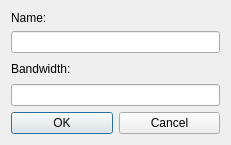
<?xml version="1.0" encoding="UTF-8"?>
<ui version="4.0">
 <class>RouterDialog</class>
 <widget class="QDialog" name="RouterDialog">
  <property name="geometry">
   <rect>
    <x>0</x>
    <y>0</y>
    <width>231</width>
    <height>145</height>
   </rect>
  </property>
  <property name="windowTitle">
   <string>Edit Commutation Element</string>
  </property>
  <property name="styleSheet">
   <string notr="true">QWidget, QMenuBar::item, QHeaderView::section {
	background-color: qlineargradient(x1: 0, y1: 0, x2: 0, y2: 1,
                                      stop: 0 #c5d8ef, stop: 1 #89a5c3);
}

QLabel, QSlider {
	background-color: transparent;
}</string>
  </property>
  <property name="locale">
   <locale language="English" country="UnitedStates"/>
  </property>
  <layout class="QVBoxLayout" name="verticalLayout_2">
   <item>
    <layout class="QVBoxLayout" name="verticalLayout">
     <property name="sizeConstraint">
      <enum>QLayout::SetNoConstraint</enum>
     </property>
     <item>
      <widget class="QLabel" name="namelabel">
       <property name="sizePolicy">
        <sizepolicy hsizetype="Preferred" vsizetype="Fixed">
         <horstretch>0</horstretch>
         <verstretch>0</verstretch>
        </sizepolicy>
       </property>
       <property name="text">
        <string>Name:</string>
       </property>
      </widget>
     </item>
     <item>
      <layout class="QHBoxLayout" name="horizontalLayout_2">
       <item>
        <widget class="QLineEdit" name="id">
         <property name="enabled">
          <bool>true</bool>
         </property>
         <property name="readOnly">
          <bool>false</bool>
         </property>
        </widget>
       </item>
      </layout>
     </item>
     <item>
      <widget class="QLabel" name="label">
       <property name="text">
        <string>Bandwidth:</string>
       </property>
      </widget>
     </item>
     <item>
      <widget class="QLineEdit" name="capacity"/>
     </item>
     <item>
      <layout class="QHBoxLayout" name="horizontalLayout_3"/>
     </item>
     <item>
      <layout class="QHBoxLayout" name="horizontalLayout">
       <item>
        <widget class="QPushButton" name="OK">
         <property name="text">
          <string>OK</string>
         </property>
        </widget>
       </item>
       <item>
        <widget class="QPushButton" name="Cancel">
         <property name="text">
          <string>Cancel</string>
         </property>
        </widget>
       </item>
      </layout>
     </item>
    </layout>
   </item>
  </layout>
 </widget>
 <resources>
  <include location="resources.qrc"/>
 </resources>
 <connections>
  <connection>
   <sender>OK</sender>
   <signal>clicked()</signal>
   <receiver>RouterDialog</receiver>
   <slot>accept()</slot>
   <hints>
    <hint type="sourcelabel">
     <x>102</x>
     <y>240</y>
    </hint>
    <hint type="destinationlabel">
     <x>199</x>
     <y>149</y>
    </hint>
   </hints>
  </connection>
  <connection>
   <sender>Cancel</sender>
   <signal>clicked()</signal>
   <receiver>RouterDialog</receiver>
   <slot>reject()</slot>
   <hints>
    <hint type="sourcelabel">
     <x>219</x>
     <y>246</y>
    </hint>
    <hint type="destinationlabel">
     <x>199</x>
     <y>149</y>
    </hint>
   </hints>
  </connection>
 </connections>
 <slots>
  <slot>AddVersion()</slot>
  <slot>RemoveVersion()</slot>
 </slots>
</ui>
